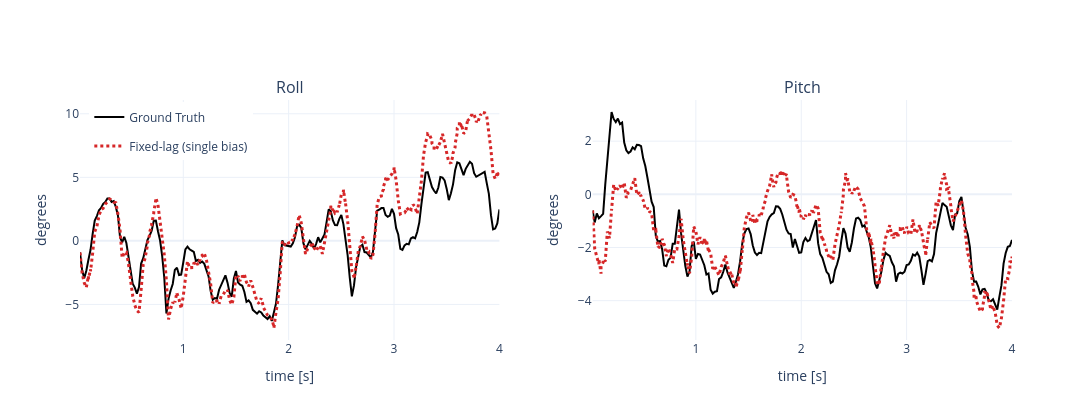

Notebook code cell kept with this figure:
### Code cell
fig = make_subplots(rows=1, cols=2, subplot_titles=("Roll", "Pitch"))

# Plot ground truth first (as reference)
if GROUND_TRUTH:
    gt_times = np.array([row["timestamp_s"] for row in GROUND_TRUTH])
    gt_rolls = np.rad2deg([row["roll"] for row in GROUND_TRUTH])
    gt_pitches = np.rad2deg([row["pitch"] for row in GROUND_TRUTH])
    gt_line = dict(color="black", width=2, dash="solid")
    fig.add_trace(go.Scatter(x=gt_times, y=gt_rolls, mode="lines", name="Ground Truth", 
                             line=gt_line, legendgroup="gt"), row=1, col=1)
    fig.add_trace(go.Scatter(x=gt_times, y=gt_pitches, mode="lines", name="Ground Truth", 
                             line=gt_line, legendgroup="gt", showlegend=False), row=1, col=2)

# Plot estimator results
for variant, result in DISPLAY_RESULTS.items():
    trajectory = result["trajectory"]
    times = np.array([row["timestamp_s"] for row in trajectory])
    rolls = np.rad2deg([row["roll"] for row in trajectory])
    pitches = np.rad2deg([row["pitch"] for row in trajectory])
    line = dict(color=COLORS[variant], width=3, dash=LINE_STYLES[variant])
    fig.add_trace(go.Scatter(x=times, y=rolls, mode="lines", name=LABELS[variant], line=line, legendgroup=variant), row=1, col=1)
    fig.add_trace(go.Scatter(x=times, y=pitches, mode="lines", name=LABELS[variant], line=line, legendgroup=variant, showlegend=False), row=1, col=2)

fig.update_xaxes(title_text="time [s]", row=1, col=1)
fig.update_xaxes(title_text="time [s]", row=1, col=2)
fig.update_yaxes(title_text="degrees", row=1, col=1)
fig.update_yaxes(title_text="degrees", row=1, col=2)
fig.update_layout(height=420, width=1100, template="plotly_white", legend=dict(x=0.01, y=0.99))
fig.show()

### Figure 1 — Plotly figure (JSON) as saved in the notebook; plotly's stock layout.template omitted (floating-point values rounded to 4 significant figures; data arrays with more than 128 entries replaced by an {"elided": "..."} marker saying what was removed)
{"data": [{"legendgroup": "gt", "line": {"color": "black", "dash": "solid", "width": 2}, "mode": "lines", "name": "Ground Truth", "type": "scatter", "x": {"elided": "200 float values"}, "xaxis": "x", "y": {"elided": "200 float values"}, "yaxis": "y"}, {"legendgroup": "gt", "line": {"color": "black", "dash": "solid", "width": 2}, "mode": "lines", "name": "Ground Truth", "showlegend": false, "type": "scatter", "x": {"elided": "200 float values"}, "xaxis": "x2", "y": {"elided": "200 float values"}, "yaxis": "y2"}, {"legendgroup": "fixed_lag_single_bias", "line": {"color": "#d62728", "dash": "dot", "width": 3}, "mode": "lines", "name": "Fixed-lag (single bias)", "type": "scatter", "x": {"elided": "354 float values"}, "xaxis": "x", "y": {"elided": "354 float values"}, "yaxis": "y"}, {"legendgroup": "fixed_lag_single_bias", "line": {"color": "#d62728", "dash": "dot", "width": 3}, "mode": "lines", "name": "Fixed-lag (single bias)", "showlegend": false, "type": "scatter", "x": {"elided": "354 float values"}, "xaxis": "x2", "y": {"elided": "354 float values"}, "yaxis": "y2"}], "layout": {"annotations": [{"font": {"size": 16}, "showarrow": false, "text": "Roll", "x": 0.225, "xanchor": "center", "xref": "paper", "y": 1, "yanchor": "bottom", "yref": "paper"}, {"font": {"size": 16}, "showarrow": false, "text": "Pitch", "x": 0.775, "xanchor": "center", "xref": "paper", "y": 1, "yanchor": "bottom", "yref": "paper"}], "height": 420, "legend": {"x": 0.01, "y": 0.99}, "width": 1100, "xaxis": {"anchor": "y", "domain": [0, 0.45], "title": {"text": "time [s]"}}, "xaxis2": {"anchor": "y2", "domain": [0.55, 1], "title": {"text": "time [s]"}}, "yaxis": {"anchor": "x", "domain": [0, 1], "title": {"text": "degrees"}}, "yaxis2": {"anchor": "x2", "domain": [0, 1], "title": {"text": "degrees"}}}}
